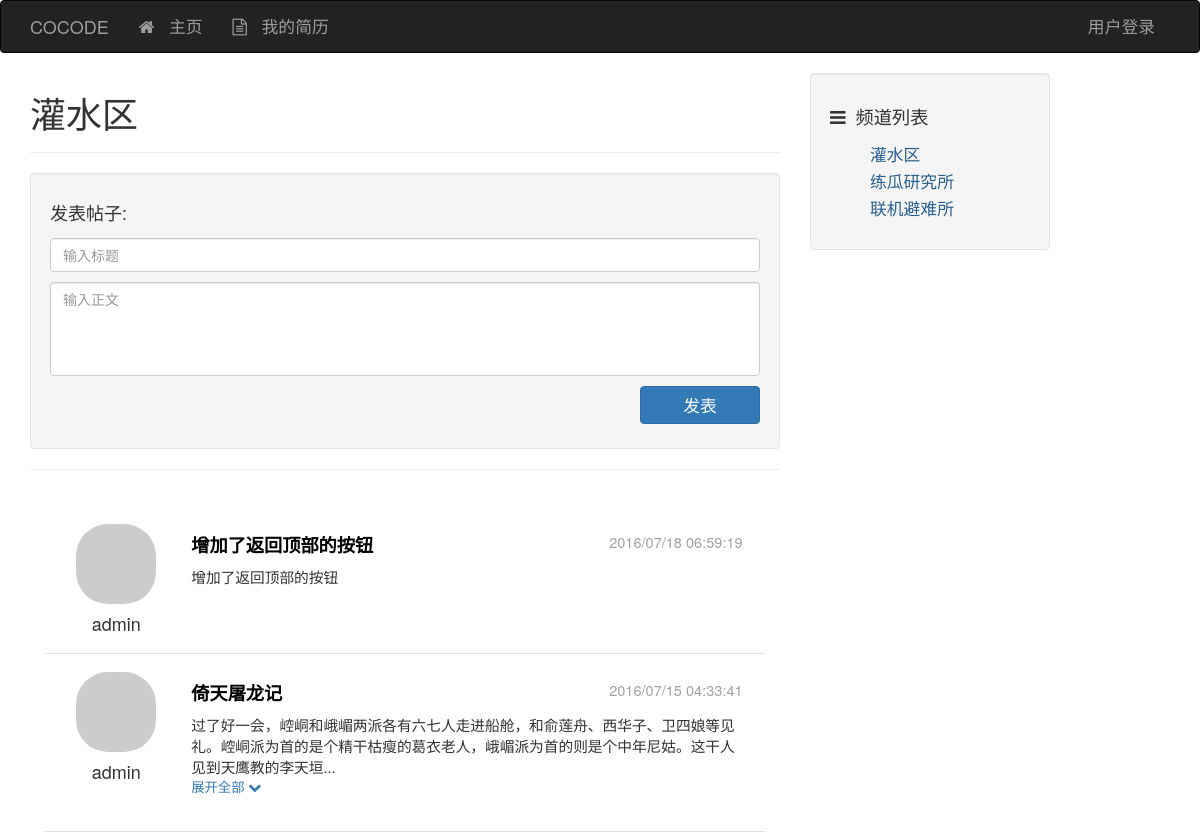
The app's page /channel/1 (upper part), older data.
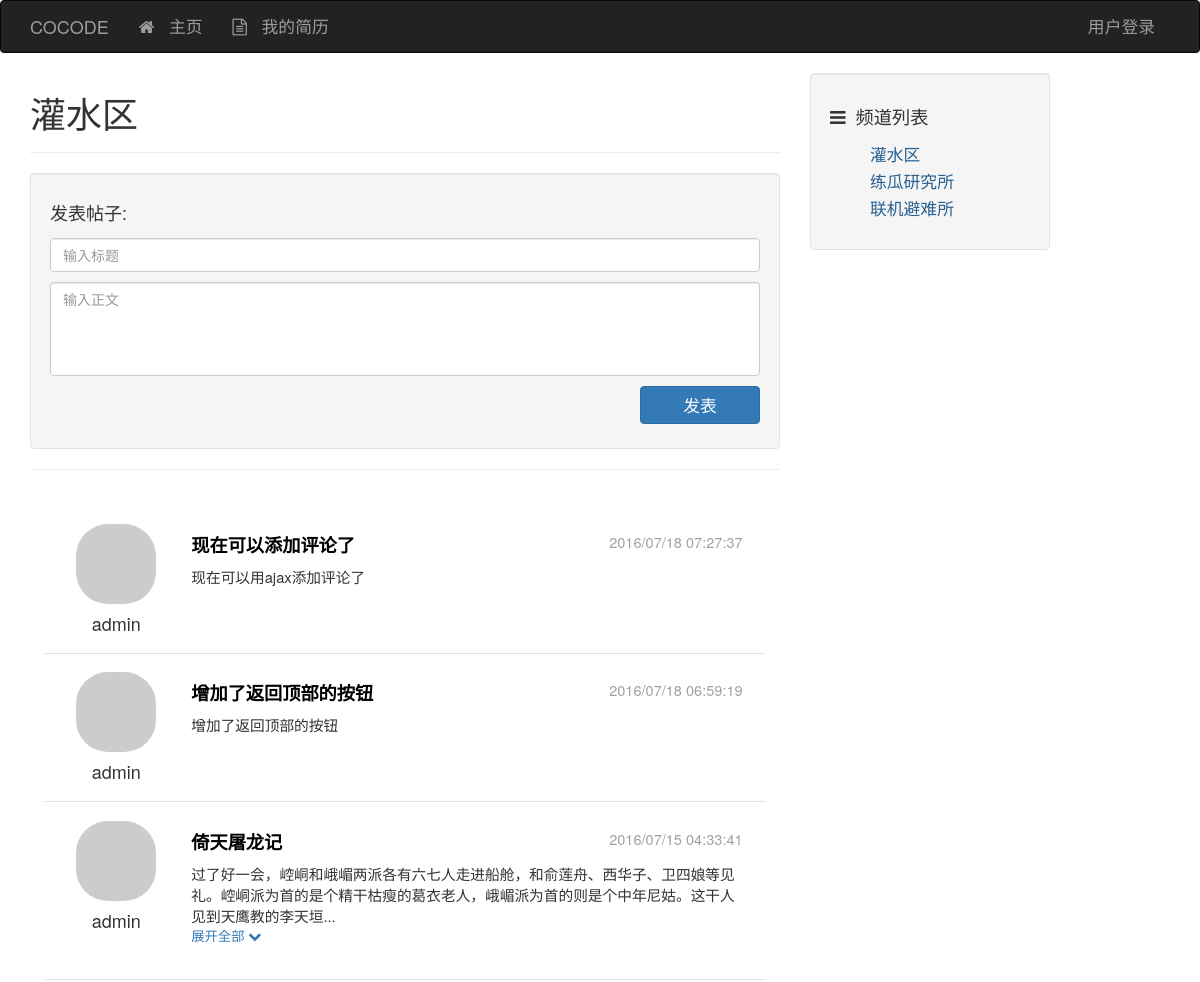
The same page, newer data.
### app/models/post.py (models this page shows, shortened)
class Post(db.Model, Model):
    __tablename__ = 'posts'
    id = db.Column(db.Integer, primary_key=True)
    title = db.Column(db.String())
    content = db.Column(db.String())
    created_time = db.Column(db.Integer, default=0)
    channel_id = db.Column(db.Integer, db.ForeignKey('channels.id'))
    user_id = db.Column(db.Integer, db.ForeignKey('users.id'))
    comments = db.relationship('Comment', backref='post')

### app/models/user.py (models this page shows, shortened)
class User(db.Model, Model):
    __tablename__ = 'users'
    id = db.Column(db.Integer, primary_key=True)
    username = db.Column(db.String(), unique=True)
    password_hash = db.Column(db.String())
    email = db.Column(db.String(), unique=True)
    avatar_hash = db.Column(db.String())
    created_time = db.Column(db.Integer, default=0)
    role_id = db.Column(db.Integer, db.ForeignKey('roles.id'))
    posts = db.relationship('Post', backref='author')
    comments = db.relationship('Comment', backref='author')
    @property
    def password(self):
        raise AttributeError('password is not readable')
    def gravatar(self, size=100, default='identicon', rating='g'):
        from flask import request
        gravatar_url = 'secure.gravatar.com/avatar'
        if request.is_secure:
            url = 'https://' + gravatar_url
        else:
            url = 'http://' + gravatar_url
        hash = self.avatar_hash or md5(self.email.encode('utf-8')).hexdigest()
        return '{url}/{hash}?s={size}&d={default}&r={rating}'.format(url=url,
                                                                     hash=hash,
                                                                     size=size,
                                                                     default=default,
                                                                     rating=rating)

### app/models/channel.py (models this page shows, shortened)
class Channel(db.Model, Model):
    __tablename__ = 'channels'
    id = db.Column(db.Integer, primary_key=True)
    name = db.Column(db.String(), default=ChannelPermission.NORMAL)
    permission = db.Column(db.Integer)
    created_time = db.Column(db.Integer, default=0)
    posts = db.relationship('Post', backref='channel')
    @staticmethod
    def channel_by_id(id):
        return Channel.query.get_or_404(id)
    @staticmethod
    def posts_sorted_by_time(posts, reverse=True):
        posts.sort(key=lambda p: p.created_time, reverse=reverse)
        return posts

### app/controllers/views.py (the view)
@controllers.route('/channel/<int:id>')
@channel_permission_required
def channel_view(id):
    channel = Channel.channel_by_id(id)
    posts = channel.posts
    d = dict(
        posts=posts,
        channel=channel
    )
    return render_template('channel.html', **d)

### app/context_processers.py (called while the page is built)
@app.context_processor
def current_user_processor():
    user = current_user()
    return dict(current_user=user)

@app.context_processor
def channel_processor():
    channels = Channel.query.all()
    permissions = {
        'NORMAL': ChannelPermission.NORMAL,
        'ADMIN': ChannelPermission.ADMIN,
    }
    dic = {
        'channels': channels,
        'channel_permissions': permissions,
    }
    return dict(**dic)

@app.context_processor
def class_processor():
    return dict(Channel=Channel)

@app.context_processor
def user_processor():
    user_count = User.query.count()
    new_user = User.query.order_by(User.created_time.desc()).first()
    return dict(new_user=new_user,
                user_count=user_count)

@app.context_processor
def post_processor():
    post_count = Post.query.count()
    return dict(post_count=post_count)

@app.context_processor
def comment_processor():
    comment_count = Comment.query.count()
    return dict(comment_count=comment_count)

### app/filters.py (called while the page is built)
@app.template_filter('format_time')
def format_time(timestamp):
    format = '%Y/%m/%d %H:%M:%S'
    t = time.localtime(timestamp)
    ft = time.strftime(format, t)
    return ft

### app/templates/channel.html (shortened to what this page needs)
{% extends "base.html" %}
{% block page_content %}
 <h1>{{ channel.name }}</h1>
 <hr>
<div class="well">
    <h4>发表帖子:</h4>
    <div class="post-form">
        <div class="post-form-item"><input id="id-text-title" class="form-control" placeholder="输入标题"></div>
        <div class="post-form-item"><textarea id="id-text-content" class="form-control" rows="4" placeholder="输入正文"></textarea></div>
        <div class="post-form-item"><button type="button" id="id-button-post-add" class="btn btn-primary">发表</button></div>
    </div>
</div>
<hr>
{% include "_posts.html" %}
{% endblock %}

### app/templates/base.html (shortened to what this page needs)
<!DOCTYPE html>
<html lang="en">
{% block head %}
<head>
    <link href="../static/css/base-styles.css" rel="stylesheet">
    <link href="../static/css/bootstrap.min.css" rel="stylesheet">
    <link href="../static/css/font-awesome.min.css" rel="stylesheet">
</head>
{% endblock %}
<body>
{% block navbar %}
<div class="header">
    <div class="navbar navbar-inverse" role="navigation">
        <div class="container">
            <div class="navbar-header">
            <div class="navbar-brand" href="/">COCODE</div>
            </div>
            <div class="navbar-collapse collapse">
                <ul class="nav navbar-nav">
                    <li><a href="/"><div class="fa fa-home"></div> 主页</a></li>
                    <li><a href="#" class="a-resume"><div class="fa fa-file-text-o"></div> 我的简历</a></li>
                </ul>
                <ul class="nav navbar-nav navbar-right">
                    {% if current_user is not none %}
                    <li><a href="#" class="dropdown-toggle" data-toggle="dropdown">
                        {{ current_user.username }}<b class="caret"></b>
                    </a>
                        <ul class="dropdown-menu">
                            <li><a href="#"><div class="fa fa-user"></div> 用户资料</a></li>
                            <li role="separator" class="divider"></li>
                            <li><a href="/accounts/logout"><div class="fa fa-power-off"></div> 登出用户</a></li>
                        </ul>
                    </li>
                    {% else %}
                    <li><a href="/accounts">用户登录</a></li>
                    {% endif %}
                </ul>
            </div>
        </div>
    </div>
</div>
{% endblock %}
{% block content %}
<div class="container">
    <div class="row">
        {% block content_body %}
        <div class="col-lg-8">
            {% block page_content %}
            {% endblock %}
        </div>
        <div class="col-md-4">
            {% block side_content %}
            <div class="side-content">
                <div class="well">
                    <div class="channel-title"><div class="fa fa-bars"></div>频道列表</div>
                    <div class="row">
                        <div class="col-lg-12">
                            <ul class="channel-list">
                                {% for c in channels %}
                                {% if c.permission == channel_permissions['NORMAL'] %}
                                <li><a href="/channel/{{ c.id }}">{{ c.name }}</a></li>
                                {% endif %}
                                {% endfor %}
                            </ul>
                        </div>
                    </div>
                </div>
            </div>
            {% endblock %}
        </div>
        {% endblock %}
    </div>
</div>
{% endblock %}
</body>
</html>

### app/templates/_posts.html (shortened to what this page needs)
<div class="post-list" id="id-div-post-list">
    {% for post in Channel.posts_sorted_by_time(posts) %}
    <div class="post-item" id="id-post-item-{{ post.id }}">
        <div class="post-author col-md-2">
            <a href="#">
                <img class="media-object round-portrait-64" src="{{ post.author.gravatar(size=64) }}">
            </a>
            <h4 class="media-heading">{{ post.author.username }}</h4>
        </div>
        <div class="post-body col-md-10">
            <div class="post-title"><a href="{{ url_for('controllers.post_view', id=post.id) }}">{{ post.title }}</a>
                <div class="post-date">{{ post.created_time | format_time }}</div>
            </div>
            <div class="post-content" id="id-post-content-{{ post.id }}">
                {{ post.content }}
            </div>
            <div class="display display-all" data-id="{{ post.id }}">展开全部
                <div class="fa fa-chevron-down"></div>
            </div>
        </div>
    </div>
    {% endfor %}
</div>

Row changes from the older to the newer data that the page shows:
added Post: author.username "admin", title "现在可以添加评论了", created_time "2016/07/18 07:27:37", content "现在可以用ajax添加评论了"
